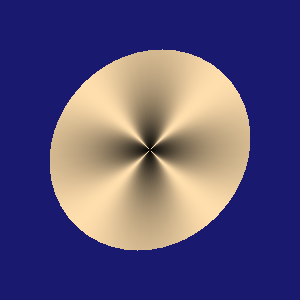

Source code (Python):
#!/usr/bin/env python

# Render a single vtkParametricPluckerConoid surface, centered and
# normalized to fit the viewport.

# Factory overrides: importing these modules registers the OpenGL rendering
# and interaction style implementations for vtkRenderingCore factory classes.
import vtkmodules.vtkInteractionStyle  # noqa: F401
import vtkmodules.vtkRenderingOpenGL2  # noqa: F401
# VTK pipeline classes used in this example
from vtkmodules.vtkCommonComputationalGeometry import vtkParametricPluckerConoid
from vtkmodules.vtkFiltersSources import vtkParametricFunctionSource
from vtkmodules.vtkRenderingCore import (
    vtkActor,
    vtkPolyDataMapper,
    vtkRenderWindow,
    vtkRenderWindowInteractor,
    vtkRenderer,
)

# Colors (normalized RGB)
navajo_white_rgb = (1.0, 0.871, 0.678)
midnight_blue_rgb = (0.098, 0.098, 0.439)

# Parametric function: define the Plucker conoid surface
parametric_fn = vtkParametricPluckerConoid()

# Source: sample the parametric function to produce polygonal output
source = vtkParametricFunctionSource()
source.SetParametricFunction(parametric_fn)
source.SetUResolution(51)
source.SetVResolution(51)
source.SetWResolution(51)
source.Update()

# Normalize: scale and center the surface to fit the viewport
bounds = source.GetOutput().GetBounds()
max_dim = max(bounds[1] - bounds[0], bounds[3] - bounds[2], bounds[5] - bounds[4])
scale = 3.0 / max_dim if max_dim > 0 else 1.0
cx = (bounds[0] + bounds[1]) / 2.0
cy = (bounds[2] + bounds[3]) / 2.0
cz = (bounds[4] + bounds[5]) / 2.0

# Mapper: map polygon data to graphics primitives
mapper = vtkPolyDataMapper()
mapper.SetInputConnection(source.GetOutputPort())
# Actor: position and scale the mapped geometry
actor = vtkActor()
actor.SetMapper(mapper)
actor.GetProperty().SetColor(navajo_white_rgb)
actor.SetScale(scale, scale, scale)
actor.SetPosition(-cx * scale, -cy * scale, -cz * scale)

# Renderer: assemble the scene and configure the camera
renderer = vtkRenderer()
renderer.AddActor(actor)
renderer.SetBackground(midnight_blue_rgb)

# Window
render_window = vtkRenderWindow()
render_window.AddRenderer(renderer)
render_window.SetWindowName("parametric object plucker conoid")
render_window.SetMultiSamples(0)
render_window.SetSize(300, 300)

# Interactor
render_window_interactor = vtkRenderWindowInteractor()
render_window_interactor.SetRenderWindow(render_window)

# Scene: configure the camera
renderer.ResetCamera()

render_window_interactor.Initialize()
render_window_interactor.Start()
